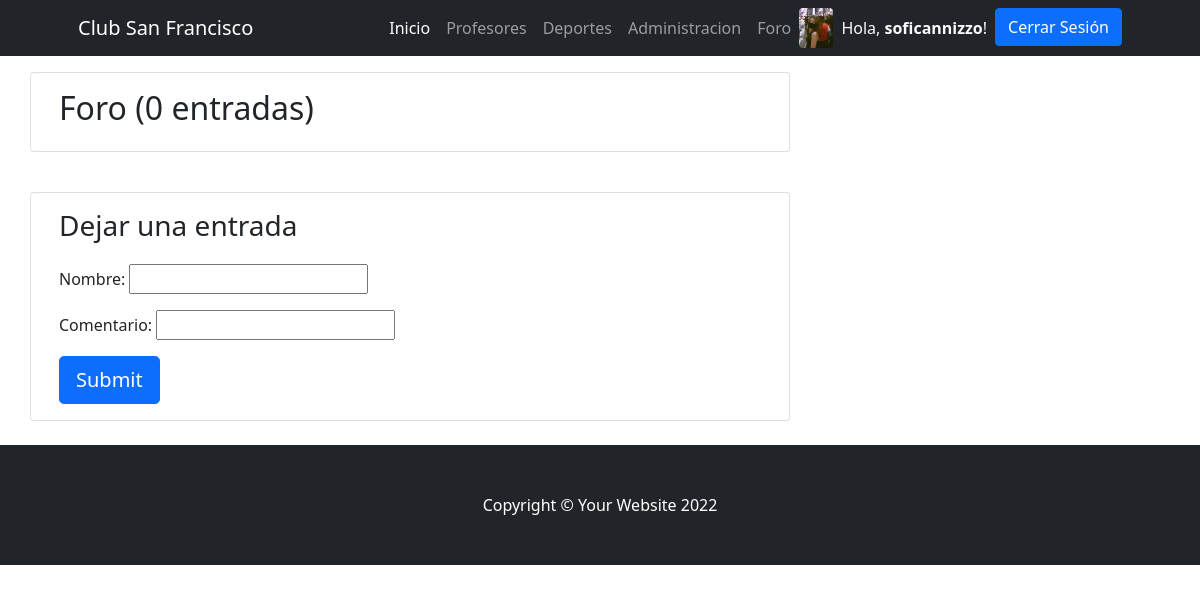
The app's page /PrimeraEntregaFinalApp/foro (signed in), older data.
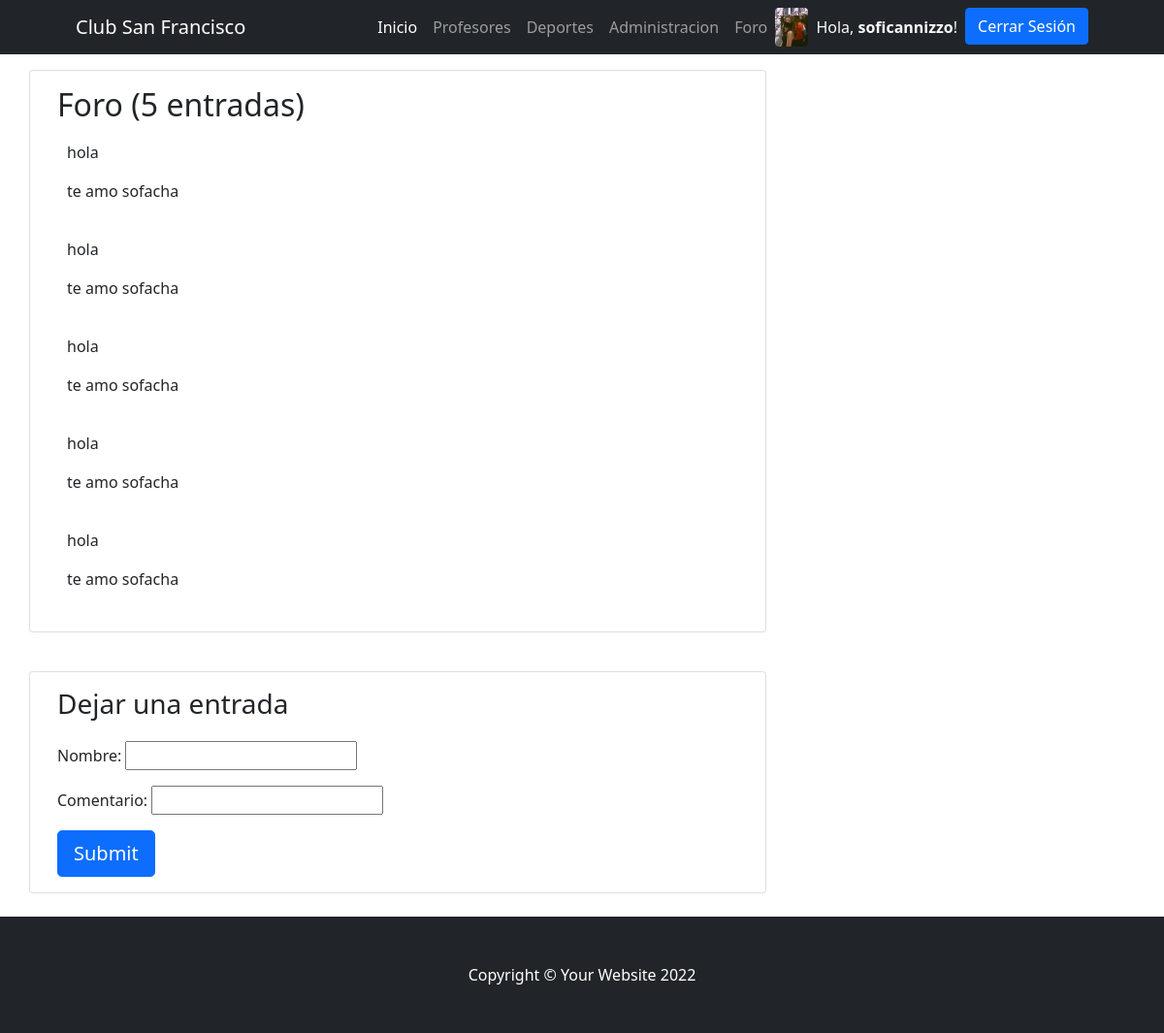
The same page, newer data.
### PrimeraEntregaFinalApp/models.py (models this page shows)
class Avatar(models.Model):
    usuario = models.OneToOneField(User, on_delete=models.CASCADE)
    imagen = models.ImageField(upload_to='avatar/', blank=True, null=True)

class Comentario(models.Model):
    nombre = models.CharField(max_length=30)
    contenido = models.CharField(max_length=250)

### PrimeraEntregaFinalApp/views.py (the view)
# urls.py: path('foro', foro, name="foro"),
def foro(request):
    comentarios = Comentario.objects.all()
    template_name = 'PrimeraEntregaFinalApp/foro.html'
    new_comment = None
    if request.method == 'POST':
        comment_form = CommentForm(request.POST)
        if comment_form.is_valid():
            data = comment_form.cleaned_data
            new_comment = Comentario(nombre=data["nombre"],contenido=data["contenido"])
            new_comment.save()
    else:
        comment_form = CommentForm()
    return render(request, template_name, {'comments': comentarios,
                                           'new_comment': new_comment,
                                           'comment_form': comment_form})

### PrimeraEntregaFinalApp/forms.py
class CommentForm(forms.Form):
    nombre = forms.CharField(max_length=30,label="Nombre")
    contenido = forms.CharField(max_length=250,label="Comentario")
    class Meta:
        fields = ['nombre', 'contenido']

### PrimeraEntregaFinalApp/templates/PrimeraEntregaFinalApp/foro.html (shortened to what this page needs)
{%extends 'base.html'%}
{%load static%}
{%block contenidoPagina%}
<!DOCTYPE html>
<html lang="en">
<head>
</head>
<body>
<div class="container">
  <div class="row">
    <div class="col-md-8 card mb-4  mt-3 ">
      <div class="card-body">
        <h2>Foro ({{ comments.count }} entradas)</h2>
        {% for comment in comments %}
        <div class="comments" style="padding: 10px;">
          <p class="font-weight-bold">
            {{ comment.nombre }}
          </p>
          {{ comment.contenido | linebreaks }}
        </div>
        {% endfor %}
      </div>
    </div>
    <div class="col-md-8 card mb-4  mt-3 ">
      <div class="card-body">
        <h3>Dejar una entrada</h3>
        <form method="post" style="margin-top: 1.3em;">
          {{ comment_form.as_p }}
          <button type="submit" class="btn btn-primary  btn-lg">Submit</button>
        </form>
      </div>
    </div>
  </div>
</div>
</body>
</html>
{%endblock%}

### PrimeraEntregaFinalApp/templates/PrimeraEntregaFinalApp/base.html (shortened to what this page needs)
{% load static %}
<!DOCTYPE html>
<html lang="es">
    <head>
        <link rel="stylesheet" href="https://cdn.jsdelivr.net/npm/bootstrap-icons@1.8.3/font/bootstrap-icons.css">
        <link href="{% static 'css/styles.css' %}" rel="stylesheet" />
    </head>
    <body>
        <nav class="navbar navbar-expand-lg navbar-dark bg-dark">
            <div class="container px-5">
                <a class="navbar-brand" href="{% url 'inicio' %}">Club San Francisco</a>
                <div class="collapse navbar-collapse" id="navbarSupportedContent">
                    <ul class="navbar-nav ms-auto mb-2 mb-lg-0">
                        <li class="nav-item"><a class="nav-link active" aria-current="page" href="{% url 'inicio' %}">Inicio</a></li>
                        <li class="nav-item"><a class="nav-link" href="{% url 'profesores' %}">Profesores</a></li>
                        <li class="nav-item"><a class="nav-link" href="{% url 'deportes' %}">Deportes</a></li>
                        {% if user.is_authenticated %}
                            <li class="nav-item"><a class="nav-link" href="{% url 'administracion' %}">Administracion</a></li>
                            <li class="nav-item"><a class="nav-link" href="{% url 'foro' %}">Foro</a></li>
                        {% endif %}
                        {% if user.is_authenticated %}
                            {% if user.avatar.imagen.url %}
                                <img class="rounded" src="{{ user.avatar.imagen.url }}" alt="" srcset="" style="height: 40px;">
                            {% else %}
                                <i class="bi bi-person-circle text-light my-2"></i>
                            {% endif %}
                            <li class="nav-item"><p class="text-light my-2 mx-2"> Hola, <b>{{user.username}}</b>!</p></li>
                            <li class="nav-item"><a class="btn btn-primary" href="{% url 'logout' %}">Cerrar Sesión</a></li>
                        {% else %}
                            <li class="nav-item"><a class="btn btn-primary mx-2" href="{% url 'login' %}">Iniciar Sesión</a></li>
                            <li class="nav-item"><a class="btn btn-outline-primary" href="{% url 'register' %}">Registrarse</a></li>
                        {% endif %}
                    </ul>
                </div>
            </div>
        </nav>
        {% block contenidoPagina %}
        {% endblock %}
        <footer class="py-5 bg-dark footer">
            <div class="container px-5"><p class="m-0 text-center text-white">Copyright &copy; Your Website 2022</p></div>
        </footer>
    </body>
</html>

Row changes from the older to the newer data that the page shows:
added Comentario: nombre "hola", contenido "te amo sofacha"
added Comentario: nombre "hola", contenido "te amo sofacha"
added Comentario: nombre "hola", contenido "te amo sofacha"
added Comentario: nombre "hola", contenido "te amo sofacha"
added Comentario: nombre "hola", contenido "te amo sofacha"
Text that changed along with them:
{{ comments.count }}: "0" → "5"
